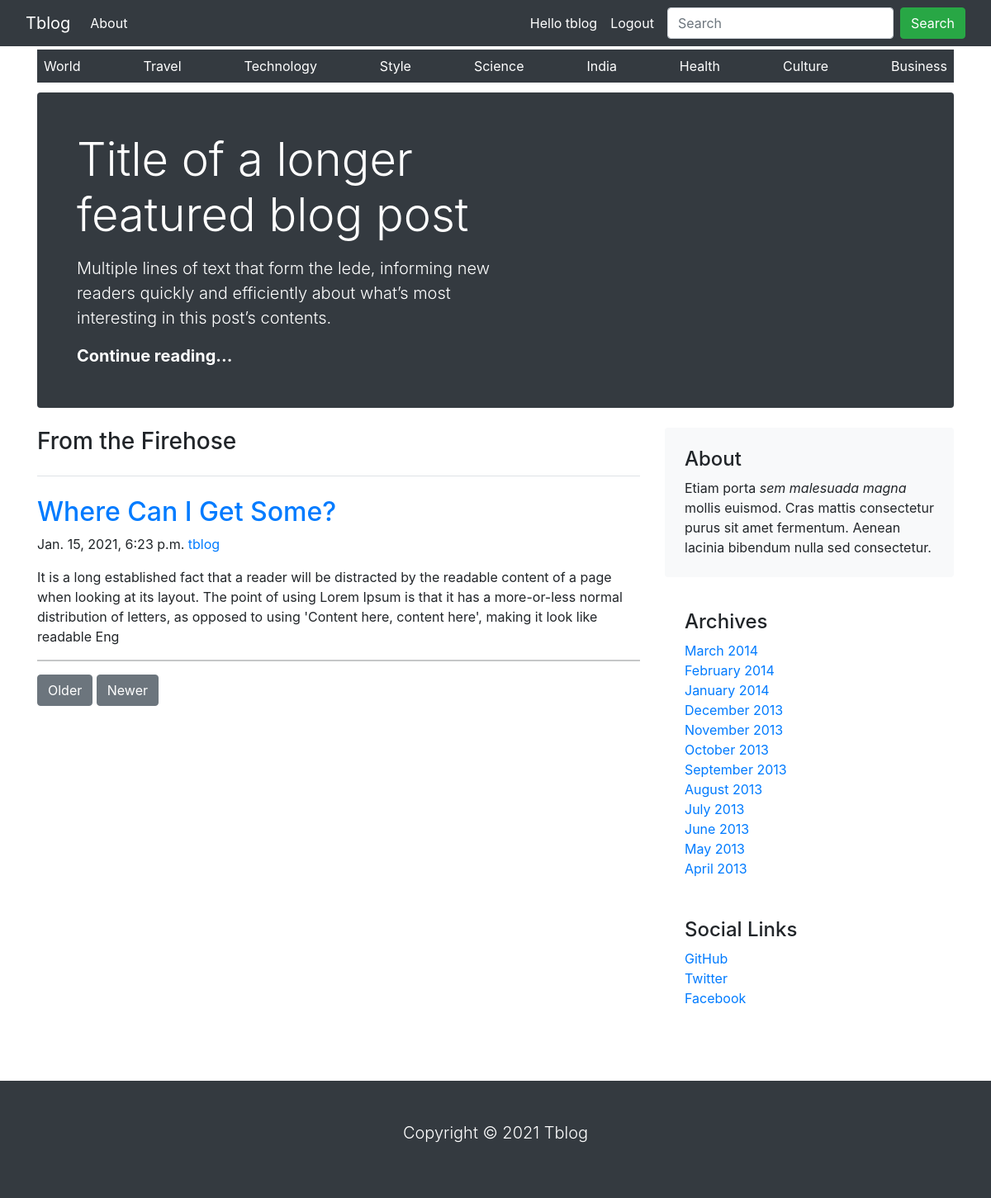
Screenshot of /travel (signed in) with the database file from the repository.
### blog/models.py (models this page shows, shortened)
class Category(models.Model):
    name = models.CharField(max_length=150, unique=True)
    slug = models.SlugField(max_length=150, unique=True)
    class Meta:
        ordering = ('-name',)
        verbose_name = 'category'
        verbose_name_plural = 'categories'
    def get_url(self):
        return reverse('post_by_category', args=[self.slug])

class Post(models.Model):
    title = models.CharField(max_length=150, unique=True)
    slug = models.SlugField(max_length=150, unique=True)
    description = models.TextField()
    publish_date = models.DateTimeField(auto_now_add=True)
    category = models.ForeignKey(Category, on_delete=models.CASCADE)
    author = models.ForeignKey(User, on_delete=models.CASCADE)
    class Meta:
        ordering = ['title']
    def get_url(self):
        return reverse('post_detail', args=[self.category.slug, self.slug])

### blog/views.py (the view)
# urls.py: path('', views.home, name='home'),
@login_required(login_url='login')
def home(request, category_slug=None):
    category_page = None
    post_list = None
    if category_slug is not None:
        category_page = get_object_or_404(Category, slug=category_slug)
        post_list = Post.objects.filter(category=category_page)
    else:
        post_list = Post.objects.all().filter()
    return render(request, 'blog/home.html', {'category': category_page, 'post_list': post_list})

### blog/context_processors.py (called while the page is built)
def menu_links(request):
    links = Category.objects.all()
    return dict(links=links)

### blog/templates/blog/home.html (shortened to what this page needs)
{% extends 'base.html' %}
{% load static %}
{% block content %}
<div class="container">
    <div class="nav-scroller py-1 mb-2">
        <nav class="nav d-flex justify-content-between bg-dark">
            {% for category in links %}
            <a class="p-2 link-secondary text-capitalize text-white nav-link" href="{{category.get_url}}">{{category.name}}</a>
            {% endfor %}
        </nav>
    </div>
</div>
<main class="container">
    <div class="p-4 p-md-5 mb-4 text-white rounded bg-dark">
        <div class="col-md-6 px-0">
            <h1 class="display-4 ">Title of a longer featured blog post</h1>
            <p class="lead my-3">Multiple lines of text that form the lede, informing new readers quickly and
                efficiently about what’s most interesting in this post’s contents.</p>
            <p class="lead mb-0"><a href="#" class="text-white fw-bold">Continue reading...</a></p>
        </div>
    </div>
    <div class="row">
        <div class="col-md-8">
            <h3 class="pb-4 mb-4 border-bottom">
                From the Firehose
            </h3>
            <article class="blog-post">
                {% for post in post_list %}
                <a href="{{post.get_url}}"><h2 class="blog-post-title text-capitalize">{{post.title}}</h2></a>
                <p class="blog-post-meta">{{post.publish_date}} <a href="#">{{post.author}}</a></p>
                <p>{{post.description |slice:":300" }}</p>
                <hr>
                {% endfor %}
            </article>
            <nav class="blog-pagination" aria-label="Pagination">
                <a class="btn btn-secondary" href="#">Older</a>
                <a class="btn btn-secondary" href="#" tabindex="-1" aria-disabled="true">Newer</a>
            </nav>
        </div>
        <div class="col-md-4">
            <div class="p-4 mb-3 bg-light rounded">
                <h4>About</h4>
                <p class="mb-0">Etiam porta <em>sem malesuada magna</em> mollis euismod. Cras mattis consectetur purus
                    sit amet fermentum. Aenean lacinia bibendum nulla sed consectetur.</p>
            </div>
            <div class="p-4">
                <h4>Archives</h4>
                <ol class="list-unstyled mb-0">
                    <li><a href="#">March 2014</a></li>
                    <li><a href="#">February 2014</a></li>
                    <li><a href="#">January 2014</a></li>
                    <li><a href="#">December 2013</a></li>
                    <li><a href="#">November 2013</a></li>
                    <li><a href="#">October 2013</a></li>
                    <li><a href="#">September 2013</a></li>
                    <li><a href="#">August 2013</a></li>
                    <li><a href="#">July 2013</a></li>
                    <li><a href="#">June 2013</a></li>
                    <li><a href="#">May 2013</a></li>
                    <li><a href="#">April 2013</a></li>
                </ol>
            </div>
            <div class="p-4">
                <h4>Social Links</h4>
                <ol class="list-unstyled">
                    <li><a href="#">GitHub</a></li>
                    <li><a href="#">Twitter</a></li>
                    <li><a href="#">Facebook</a></li>
                </ol>
            </div>
        </div>
    </div>
</main>
{% endblock %}

### blog/templates/navbar.html (shortened to what this page needs)
<nav class="navbar navbar-expand-lg navbar-dark bg-dark">
  <div class="container-fluid">
    <a class="navbar-brand" href="{% url 'home' %}">Tblog</a>
    <div class="collapse navbar-collapse" id="navbarSupportedContent">
      <ul class="navbar-nav me-auto mb-2 mb-lg-0">
        <li class="nav-item">
          <a class="nav-link active" aria-current="page" href="{% url 'about' %}">About</a>
        </li>
      </ul>
      <span class="text-white">Hello {{request.user}}</span>
      <span class="nav-link"><a class="text-white" href="{% url 'logout' %}">Logout</a></span>
      <form class="d-flex">
        <input class="form-control me-2" type="search" placeholder="Search" aria-label="Search">
        <button class="btn btn-success" type="submit">Search</button>
      </form>
    </div>
  </div>
</nav>

### rows the page displays
Category: name "World"
Category: name "Travel"
Category: name "Technology"
Category: name "Style"
Category: name "Science"
Category: name "India"
Category: name "Health"
Category: name "Culture"
Category: name "Business"
Post: title "Where Can I Get Some?", publish_date "Jan. 15, 2021, 6:23 p.m.", author "tblog", description "It is a long established fact that a reader will be distracted by the readable content of a page when looking at its layout. The point of using Lorem Ipsum is that it has a more-or-less normal distribution of letters, as opposed to using 'Content here, content here', making it look like readable Eng"

### other values shown
{{ request.user }} "tblog"
